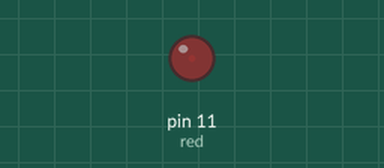
Recording of a program running on a simulated Raspberry Pi (header pin numbers). Shown: output pins drawn as LEDs (lit = HIGH). At 6.0 s the program stops and its outputs stay as they are.

Above: at 0.1 s.
At 3.1 s:
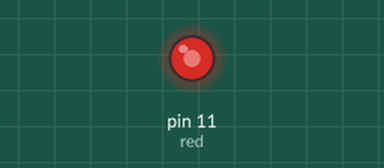
At 3.6 s:
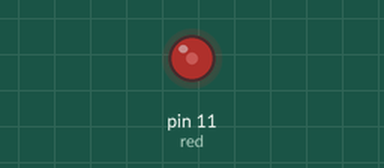
Timing chart, 0 to 7.5 s (numbered marks = the images above):
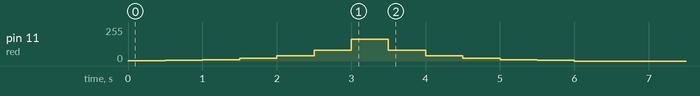

Measured:
- by itself, pin 11 (red): rises from 0/255 to 163/255 in 3.0 s, then falls to 0/255 in 3.0 s

The program:

bright_steps.py
```python
import RPi.GPIO as GPIO
import time

GPIO.setmode(GPIO.BOARD)
red=11
GPIO.setup(red, GPIO.OUT)
my_pwm=GPIO.PWM(red,100)
my_pwm.start(0)


for q in range(0,6):
	my_pwm.ChangeDutyCycle(2**q)
	time.sleep(0.5)

for q in range(6,0,-1):
	my_pwm.ChangeDutyCycle(2**q)
	time.sleep(0.5)


my_pwm.stop()
GPIO.cleanup()
```
